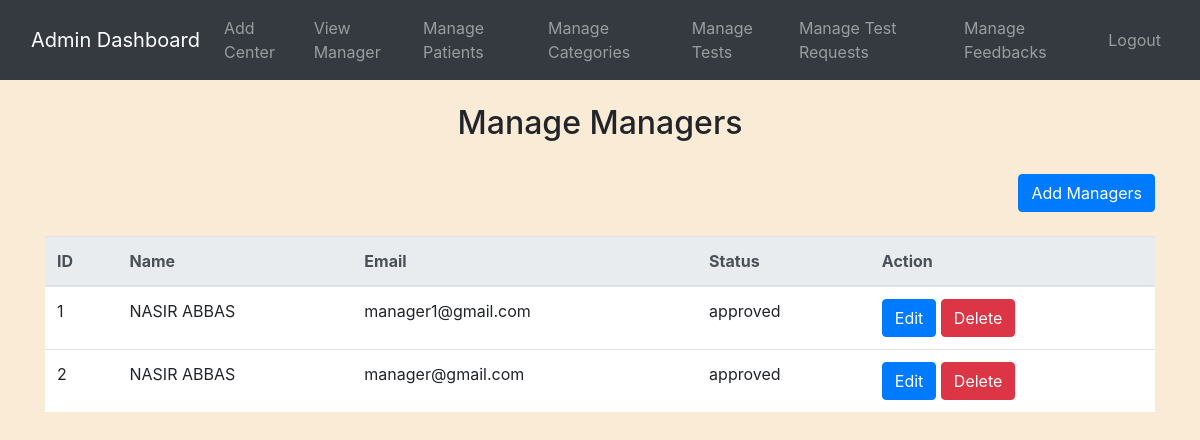
The app's page /admin/view_manager.php (signed in) with its own data.
### tables this page shows
CREATE TABLE `managers` (
  `id` int(11) NOT NULL,
  `name` varchar(255) NOT NULL,
  `email` varchar(255) NOT NULL,
  `password` varchar(255) NOT NULL,
  `status` varchar(20) NOT NULL
);

### admin/view_manager.php (the view, shortened to what this page needs)
<?php
include('config.php');
$sql = "SELECT * FROM managers";
$result = $conn->query($sql);
$managers = [];
if ($result->num_rows > 0) {
    while ($row = $result->fetch_assoc()) {
        $managers[] = $row;
    }
} else {
    $message = "No managers found.";
}
?>
<!DOCTYPE html>
<html>
<head>
    <link rel="stylesheet" href="https://stackpath.bootstrapcdn.com/bootstrap/4.5.2/css/bootstrap.min.css">
</head>
<body>
    <?php include('navbar.php'); ?>
    <div class="container mt-4">
        <h2 class="text-center">Manage Managers</h2>
        <a class="mt-4 mb-4 float-right btn btn-primary" href="add_manager.php">Add Managers</a>
        <table class="table">
            <thead class="thead-light">
                <tr>
                    <th>ID</th>
                    <th>Name</th>
                    <th>Email</th>
                    <th>Status</th>
                    <th>Action</th>
                </tr>
            </thead>
            <tbody>
                <?php foreach ($managers as $index => $manager) : ?>
                    <tr>
                        <td><?php echo $manager['id']; ?></td>
                        <td><?php echo $manager['name']; ?></td>
                        <td><?php echo $manager['email']; ?></td>
                        <td><?php echo $manager['status']; ?></td>
                        <td>
                            <a href="view_manager.php?action=edit&id=<?php echo $index + 1; ?>" class="btn btn-primary">Edit</a>
                            <a href="view_manager.php?action=delete&id=<?php echo $index + 1; ?>" class="btn btn-danger" onclick="return confirm('Are you sure you want to delete this manager?')">Delete</a>
                        </td>
                    </tr>
                <?php endforeach; ?>
            </tbody>
        </table>
    </div>
</body>
</html>

### admin/view_manager.php (style rules this page uses)
body { background-color: antiquewhite; }
.table { width: 100%; margin-bottom: 1rem; color: #212529; background-color: #fff; }
.table th, .table td { padding: 0.75rem; vertical-align: top; border-top: 1px solid #dee2e6; }
.table thead th { vertical-align: bottom; border-bottom: 2px solid #dee2e6; }
.btn-primary { color: #fff; background-color: #007bff; border-color: #007bff; }
.btn-danger { color: #fff; background-color: #dc3545; border-color: #dc3545; }

### records on screen
managers: id "1", name "NASIR ABBAS", email "manager1@gmail.com", status "approved"
managers: id "2", name "NASIR ABBAS", email "manager@gmail.com", status "approved"
